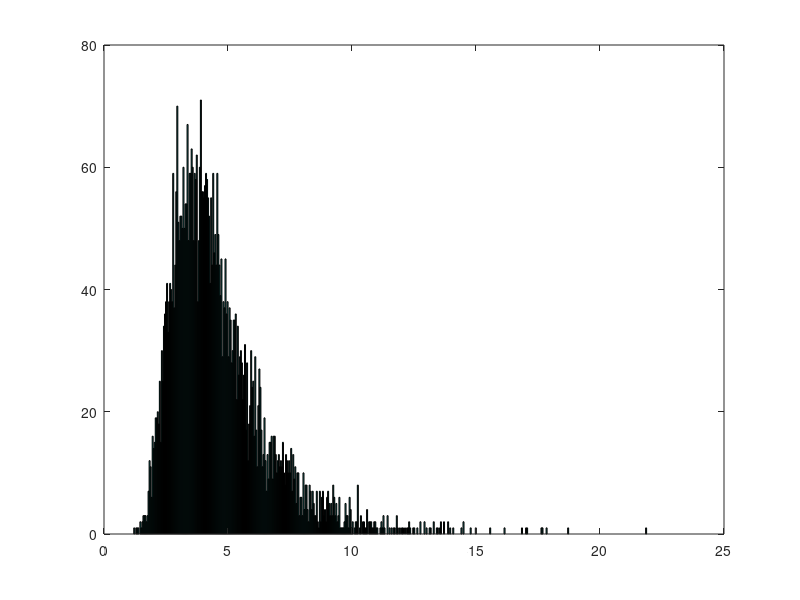

Write the MATLAB code that produced this figure.
%1.
% log L = n log l - l Sum x_i 
% d log L / d l = n / l - Sum x_i = 0 
% l = 1/x_bar

%2.
function mu_lambda_avg = ex_3_2 ()
    M = 5000;
    n = 7;
    lambda = 4;
   
    % M columns of n rows
    S = exprnd(1/lambda, n, M);

    % sum(S) returns vector of the sums of columns
    mu_lambda = arrayfun(@(x) n/x, sum(S));

    mu_lambda_avg = sum(mu_lambda)/M
    hist(mu_lambda, 500);
end
% for small n it is biased 
    
